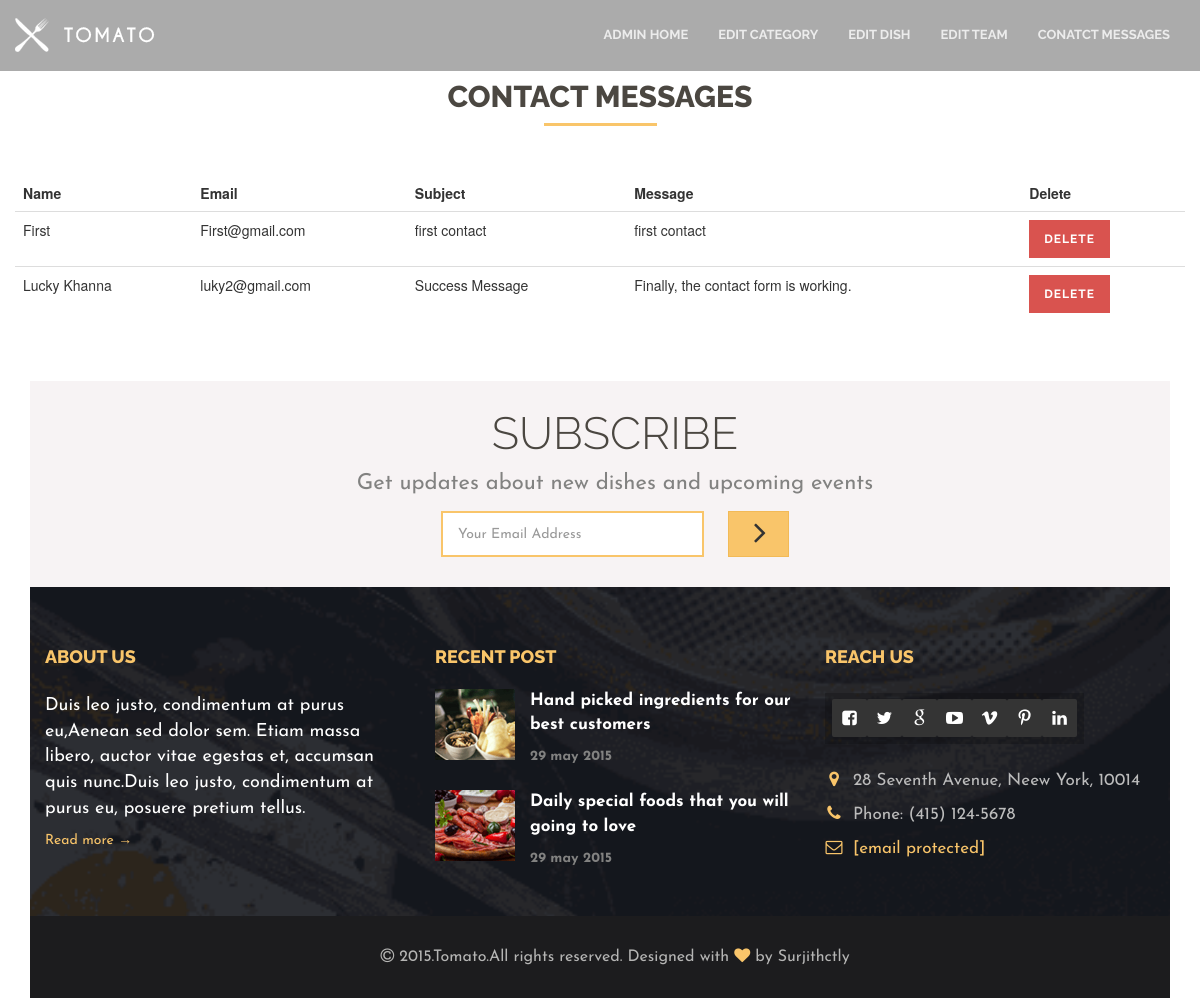
The app's page /management/contactUs/ with its own data.
### customer/models.py (models this page shows, shortened)
class ContactUs(models.Model):
    user = models.ForeignKey(User,on_delete=models.CASCADE,blank=True,null=True)
    name = models.CharField(max_length=200,null=True,blank=True)
    email = models.CharField(max_length=50,null=True,blank=True)
    subject = models.CharField(max_length=100,null=True,blank=True)
    message = models.TextField(null=True,blank=True)

### management/views.py (the view)
# urls.py: path('contactUs/',ContactMsg,name='contactUs')
def ContactMsg(request):
    contactmsg = ContactUs.objects.all()
    d = {'contactmsg':contactmsg}
    if 'delete' in request.POST:
        ContactUs.objects.get(id = request.POST['delete']).delete()
    return render(request,'contactUs.html',d)

### templates/contactUs.html (shortened to what this page needs)
{% extends "base2.html" %} {% block body %} {% load static %}
<div class="container">
    <div class="row">
        <div class="col-md-15">
            <div class="page-header">
                <h2>Contact mEssages</h2>
            </div>
            <table class="table">
                <thead>
                    <tr>
                        <th>Name</th>
                        <th>Email</th>
                        <th>Subject</th>
                        <th>Message</th>
                        <th>Delete</th>
                    </tr>
                </thead>
                <tbody>
                    {% for i in contactmsg %}
                    <tr>
                        <td>{{ i.name }}</td>
                        <td>{{ i.email }}</td>
                        <td>{{ i.subject }}</td>
                        <td>{{ i.message }}</td>
                        <form action="" method="post">
                            <td>
                                <button type="submit" name="delete" value="{{ i.id }}" class="btn btn-danger btn-xs">
                                    Delete
                                </button>
                            </td>
                        </form>
                        {% endfor %}
                    </tr>
                </tbody>
            </table>
        </div>
    </div>
    <br><br>
{% endblock body %}

### static/css/main.css (style rules this page uses)
body { height:100%;overflow-y:scroll;-webkit-overflow-scrolling:touch }
h1,h2,h3,h4,h5,h6,.h1,.h2,.h3,.h4,.h5,.h6 { font-family:raleway,sans-serif;text-transform:uppercase;color:#4b4741;text-align:center;font-weight:800 }
.page-header { border:none;margin:80px 0 40px }
.page-header:after { content:"";display:block;position:relative;height:3px;width:113px;background-color:#f9c56a;margin:0 auto }
html { text-rendering:optimizeLegibility!important;-webkit-font-smoothing:antialiased!important }
.btn { border-radius:0;border:none;font-family:raleway,sans-serif;text-transform:uppercase;letter-spacing:1px;font-weight:700;padding:10px 15px }
table { width:100% }
.table thead tr th { border-radius:0!important;border:none }
.slick-slide,.slick-list,.slick-active,button,input,textarea { outline:0 }

### records on screen
ContactUs: name "First", email "First@gmail.com", subject "first contact", message "first contact", {{ i.id }} 1 (drawn)
ContactUs: name "Lucky Khanna", email "luky2@gmail.com", subject "Success Message", message "Finally, the contact form is working.", {{ i.id }} 3 (drawn)
